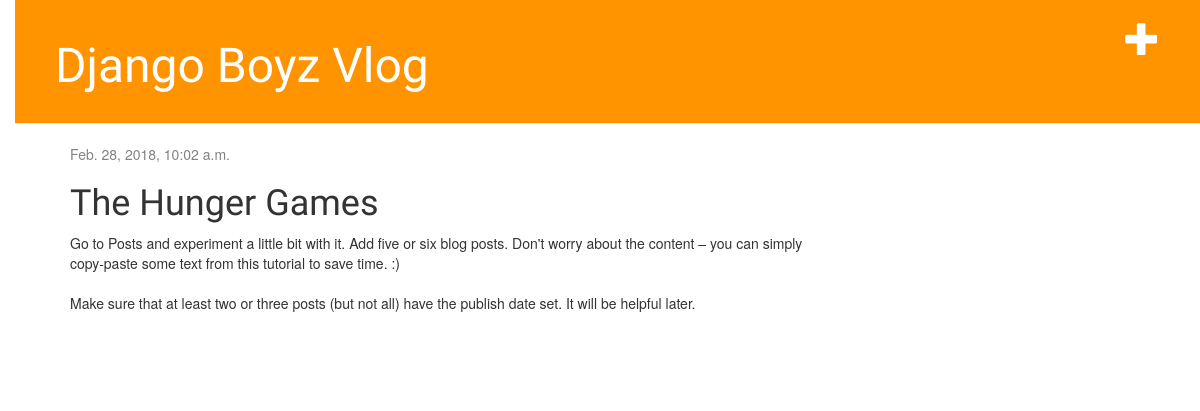
/post/1/, run on an earlier commit of the app's database.
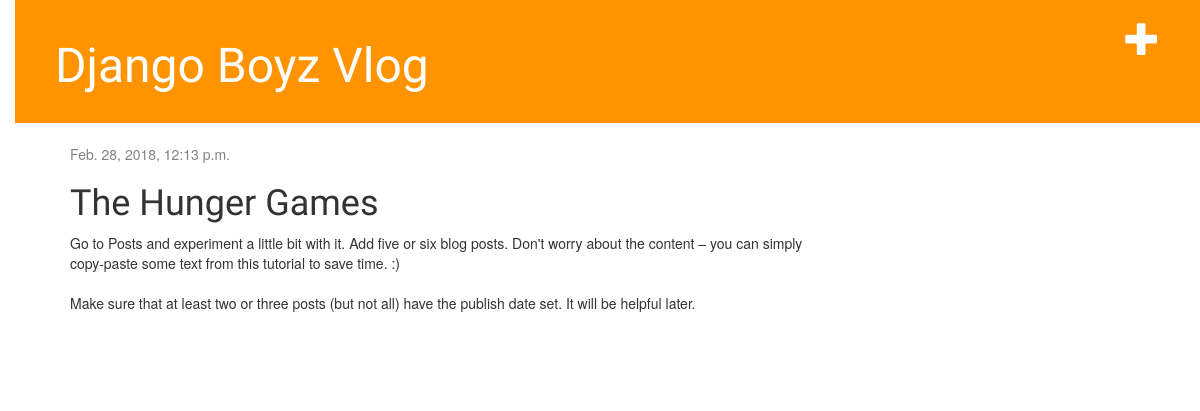
And on a later commit of the database.
### blog/models.py (models this page shows, shortened)
class Post(models.Model):
    author = models.ForeignKey('auth.User', on_delete=models.CASCADE)
    title = models.CharField(max_length=200)
    text = models.TextField()
    created_date = models.DateTimeField(
            default=timezone.now)
    published_date = models.DateTimeField(
            blank=True, null=True)

### blog/views.py (the view)
# urls.py: url(r'^post/(?P<pk>\d+)/$',	views.post_detail, name='post_detail'),
def	post_detail(request, pk):
	post = get_object_or_404(Post, pk=pk)
	return render(request, 'blog/post_detail.html', {'post': post})

### blog/templates/blog/post_detail.html
{%	extends	'base.html' %}
{% block content %}
	<div class="post">
		{% if post.published_date %}
			<div class="date">
				{{	post.published_date	}}
			</div>
		{% endif %}
			<h1>{{ post.title }}</h1>
			<p>{{ post.text|linebreaksbr }}</p>
	</div>
{% endblock %}

What changed in the data, as far as the page shows it:
changed Post "The Hunger Games": published_date "Feb. 28, 2018, 10:02 a.m." → "Feb. 28, 2018, 12:13 p.m."
